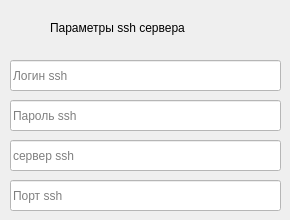
    <widget class="QWidget" name="tab_2">
     <attribute name="title">
      <string>настройки SSH</string>
     </attribute>
     <widget class="QLabel" name="label">
      <property name="geometry">
       <rect>
        <x>50</x>
        <y>20</y>
        <width>171</width>
        <height>16</height>
       </rect>
      </property>
      <property name="text">
       <string>Параметры ssh сервера</string>
      </property>
     </widget>
     <widget class="QLineEdit" name="lineEdit_4">
      <property name="geometry">
       <rect>
        <x>10</x>
        <y>60</y>
        <width>271</width>
        <height>31</height>
       </rect>
      </property>
      <property name="palette">
       <palette>
        <active>
         <colorrole role="WindowText">
          <brush brushstyle="SolidPattern">
           <color alpha="255">
            <red>0</red>
            <green>0</green>
            <blue>0</blue>
           </color>
          </brush>
         </colorrole>
         <colorrole role="Button">
          <brush brushstyle="SolidPattern">
           <color alpha="255">
            <red>255</red>
            <green>255</green>
            <blue>255</blue>
           </color>
          </brush>
         </colorrole>
         <colorrole role="Text">
          <brush brushstyle="SolidPattern">
           <color alpha="255">
            <red>0</red>
            <green>0</green>
            <blue>0</blue>
           </color>
          </brush>
         </colorrole>
         <colorrole role="ButtonText">
          <brush brushstyle="SolidPattern">
           <color alpha="255">
            <red>0</red>
            <green>0</green>
            <blue>0</blue>
           </color>
          </brush>
         </colorrole>
         <colorrole role="Base">
          <brush brushstyle="SolidPattern">
           <color alpha="255">
            <red>255</red>
            <green>255</green>
            <blue>255</blue>
           </color>
          </brush>
         </colorrole>
         <colorrole role="Window">
          <brush brushstyle="SolidPattern">
           <color alpha="255">
            <red>255</red>
            <green>255</green>
            <blue>255</blue>
           </color>
          </brush>
         </colorrole>
        </active>
        <inactive>
         <colorrole role="WindowText">
          <brush brushstyle="SolidPattern">
           <color alpha="255">
            <red>0</red>
            <green>0</green>
            <blue>0</blue>
           </color>
          </brush>
         </colorrole>
         <colorrole role="Button">
          <brush brushstyle="SolidPattern">
           <color alpha="255">
            <red>255</red>
            <green>255</green>
            <blue>255</blue>
           </color>
          </brush>
         </colorrole>
         <colorrole role="Text">
          <brush brushstyle="SolidPattern">
           <color alpha="255">
            <red>0</red>
            <green>0</green>
            <blue>0</blue>
           </color>
          </brush>
         </colorrole>
         <colorrole role="ButtonText">
          <brush brushstyle="SolidPattern">
           <color alpha="255">
            <red>0</red>
            <green>0</green>
            <blue>0</blue>
           </color>
          </brush>
         </colorrole>
         <colorrole role="Base">
          <brush brushstyle="SolidPattern">
           <color alpha="255">
            <red>255</red>
            <green>255</green>
            <blue>255</blue>
           </color>
          </brush>
         </colorrole>
         <colorrole role="Window">
          <brush brushstyle="SolidPattern">
           <color alpha="255">
            <red>255</red>
            <green>255</green>
            <blue>255</blue>
           </color>
          </brush>
         </colorrole>
        </inactive>
        <disabled>
         <colorrole role="WindowText">
          <brush brushstyle="SolidPattern">
           <color alpha="255">
            <red>0</red>
            <green>0</green>
            <blue>0</blue>
           </color>
          </brush>
         </colorrole>
         <colorrole role="Button">
          <brush brushstyle="SolidPattern">
           <color alpha="255">
            <red>255</red>
            <green>255</green>
            <blue>255</blue>
           </color>
          </brush>
         </colorrole>
         <colorrole role="Text">
          <brush brushstyle="SolidPattern">
           <color alpha="255">
            <red>0</red>
            <green>0</green>
            <blue>0</blue>
           </color>
          </brush>
         </colorrole>
         <colorrole role="ButtonText">
          <brush brushstyle="SolidPattern">
           <color alpha="255">
            <red>0</red>
            <green>0</green>
            <blue>0</blue>
           </color>
          </brush>
         </colorrole>
         <colorrole role="Base">
          <brush brushstyle="SolidPattern">
           <color alpha="255">
            <red>255</red>
            <green>255</green>
            <blue>255</blue>
           </color>
          </brush>
         </colorrole>
         <colorrole role="Window">
          <brush brushstyle="SolidPattern">
           <color alpha="255">
            <red>255</red>
            <green>255</green>
            <blue>255</blue>
           </color>
          </brush>
         </colorrole>
        </disabled>
       </palette>
      </property>
      <property name="placeholderText">
       <string>Логин ssh</string>
      </property>
     </widget>
     <widget class="QLineEdit" name="lineEdit_5">
      <property name="geometry">
       <rect>
        <x>10</x>
        <y>100</y>
        <width>271</width>
        <height>31</height>
       </rect>
      </property>
      <property name="palette">
       <palette>
        <active>
         <colorrole role="WindowText">
          <brush brushstyle="SolidPattern">
           <color alpha="255">
            <red>0</red>
            <green>0</green>
            <blue>0</blue>
           </color>
          </brush>
         </colorrole>
         <colorrole role="Button">
          <brush brushstyle="SolidPattern">
           <color alpha="255">
            <red>255</red>
            <green>255</green>
            <blue>255</blue>
           </color>
          </brush>
         </colorrole>
         <colorrole role="Text">
          <brush brushstyle="SolidPattern">
           <color alpha="255">
            <red>0</red>
            <green>0</green>
            <blue>0</blue>
           </color>
          </brush>
         </colorrole>
         <colorrole role="ButtonText">
          <brush brushstyle="SolidPattern">
           <color alpha="255">
            <red>0</red>
            <green>0</green>
            <blue>0</blue>
           </color>
          </brush>
         </colorrole>
         <colorrole role="Base">
          <brush brushstyle="SolidPattern">
           <color alpha="255">
            <red>255</red>
            <green>255</green>
            <blue>255</blue>
           </color>
          </brush>
         </colorrole>
         <colorrole role="Window">
          <brush brushstyle="SolidPattern">
           <color alpha="255">
            <red>255</red>
            <green>255</green>
            <blue>255</blue>
           </color>
          </brush>
         </colorrole>
        </active>
        <inactive>
         <colorrole role="WindowText">
          <brush brushstyle="SolidPattern">
           <color alpha="255">
            <red>0</red>
            <green>0</green>
            <blue>0</blue>
           </color>
          </brush>
         </colorrole>
         <colorrole role="Button">
          <brush brushstyle="SolidPattern">
           <color alpha="255">
            <red>255</red>
            <green>255</green>
            <blue>255</blue>
           </color>
          </brush>
         </colorrole>
         <colorrole role="Text">
          <brush brushstyle="SolidPattern">
           <color alpha="255">
            <red>0</red>
            <green>0</green>
            <blue>0</blue>
           </color>
          </brush>
         </colorrole>
         <colorrole role="ButtonText">
          <brush brushstyle="SolidPattern">
           <color alpha="255">
            <red>0</red>
            <green>0</green>
            <blue>0</blue>
           </color>
          </brush>
         </colorrole>
         <colorrole role="Base">
          <brush brushstyle="SolidPattern">
           <color alpha="255">
            <red>255</red>
            <green>255</green>
            <blue>255</blue>
           </color>
          </brush>
         </colorrole>
         <colorrole role="Window">
          <brush brushstyle="SolidPattern">
           <color alpha="255">
            <red>255</red>
            <green>255</green>
            <blue>255</blue>
           </color>
          </brush>
         </colorrole>
        </inactive>
        <disabled>
         <colorrole role="WindowText">
          <brush brushstyle="SolidPattern">
           <color alpha="255">
            <red>0</red>
            <green>0</green>
            <blue>0</blue>
           </color>
          </brush>
         </colorrole>
         <colorrole role="Button">
          <brush brushstyle="SolidPattern">
           <color alpha="255">
            <red>255</red>
            <green>255</green>
            <blue>255</blue>
           </color>
          </brush>
         </colorrole>
         <colorrole role="Text">
          <brush brushstyle="SolidPattern">
           <color alpha="255">
            <red>0</red>
            <green>0</green>
            <blue>0</blue>
           </color>
          </brush>
         </colorrole>
         <colorrole role="ButtonText">
          <brush brushstyle="SolidPattern">
           <color alpha="255">
            <red>0</red>
            <green>0</green>
            <blue>0</blue>
           </color>
          </brush>
         </colorrole>
         <colorrole role="Base">
          <brush brushstyle="SolidPattern">
           <color alpha="255">
            <red>255</red>
            <green>255</green>
            <blue>255</blue>
           </color>
          </brush>
         </colorrole>
         <colorrole role="Window">
          <brush brushstyle="SolidPattern">
           <color alpha="255">
            <red>255</red>
            <green>255</green>
            <blue>255</blue>
           </color>
          </brush>
         </colorrole>
        </disabled>
       </palette>
      </property>
      <property name="echoMode">
       <enum>QLineEdit::Password</enum>
      </property>
      <property name="placeholderText">
       <string>Пароль ssh</string>
      </property>
     </widget>
     <widget class="QLineEdit" name="lineEdit_6">
      <property name="geometry">
       <rect>
        <x>10</x>
        <y>140</y>
        <width>271</width>
        <height>31</height>
       </rect>
      </property>
      <property name="palette">
       <palette>
        <active>
         <colorrole role="WindowText">
          <brush brushstyle="SolidPattern">
           <color alpha="255">
            <red>0</red>
            <green>0</green>
            <blue>0</blue>
           </color>
          </brush>
         </colorrole>
         <colorrole role="Button">
          <brush brushstyle="SolidPattern">
           <color alpha="255">
            <red>255</red>
            <green>255</green>
            <blue>255</blue>
           </color>
          </brush>
         </colorrole>
         <colorrole role="Text">
          <brush brushstyle="SolidPattern">
           <color alpha="255">
            <red>0</red>
            <green>0</green>
            <blue>0</blue>
           </color>
          </brush>
         </colorrole>
         <colorrole role="ButtonText">
          <brush brushstyle="SolidPattern">
           <color alpha="255">
            <red>0</red>
            <green>0</green>
            <blue>0</blue>
           </color>
          </brush>
         </colorrole>
         <colorrole role="Base">
          <brush brushstyle="SolidPattern">
           <color alpha="255">
            <red>255</red>
            <green>255</green>
            <blue>255</blue>
           </color>
          </brush>
         </colorrole>
         <colorrole role="Window">
          <brush brushstyle="SolidPattern">
           <color alpha="255">
            <red>255</red>
            <green>255</green>
            <blue>255</blue>
           </color>
          </brush>
         </colorrole>
        </active>
        <inactive>
         <colorrole role="WindowText">
          <brush brushstyle="SolidPattern">
           <color alpha="255">
            <red>0</red>
            <green>0</green>
            <blue>0</blue>
           </color>
          </brush>
         </colorrole>
         <colorrole role="Button">
          <brush brushstyle="SolidPattern">
           <color alpha="255">
            <red>255</red>
            <green>255</green>
            <blue>255</blue>
           </color>
          </brush>
         </colorrole>
         <colorrole role="Text">
          <brush brushstyle="SolidPattern">
           <color alpha="255">
            <red>0</red>
            <green>0</green>
            <blue>0</blue>
           </color>
          </brush>
         </colorrole>
         <colorrole role="ButtonText">
          <brush brushstyle="SolidPattern">
           <color alpha="255">
            <red>0</red>
            <green>0</green>
            <blue>0</blue>
           </color>
          </brush>
         </colorrole>
         <colorrole role="Base">
          <brush brushstyle="SolidPattern">
           <color alpha="255">
            <red>255</red>
            <green>255</green>
            <blue>255</blue>
           </color>
          </brush>
         </colorrole>
         <colorrole role="Window">
          <brush brushstyle="SolidPattern">
           <color alpha="255">
            <red>255</red>
            <green>255</green>
            <blue>255</blue>
           </color>
          </brush>
         </colorrole>
        </inactive>
        <disabled>
         <colorrole role="WindowText">
          <brush brushstyle="SolidPattern">
           <color alpha="255">
            <red>0</red>
            <green>0</green>
            <blue>0</blue>
           </color>
          </brush>
         </colorrole>
         <colorrole role="Button">
          <brush brushstyle="SolidPattern">
           <color alpha="255">
            <red>255</red>
            <green>255</green>
            <blue>255</blue>
           </color>
          </brush>
         </colorrole>
         <colorrole role="Text">
          <brush brushstyle="SolidPattern">
           <color alpha="255">
            <red>0</red>
            <green>0</green>
            <blue>0</blue>
           </color>
          </brush>
         </colorrole>
         <colorrole role="ButtonText">
          <brush brushstyle="SolidPattern">
           <color alpha="255">
            <red>0</red>
            <green>0</green>
            <blue>0</blue>
           </color>
          </brush>
         </colorrole>
         <colorrole role="Base">
          <brush brushstyle="SolidPattern">
           <color alpha="255">
            <red>255</red>
            <green>255</green>
            <blue>255</blue>
           </color>
          </brush>
         </colorrole>
         <colorrole role="Window">
          <brush brushstyle="SolidPattern">
           <color alpha="255">
            <red>255</red>
            <green>255</green>
            <blue>255</blue>
           </color>
          </brush>
         </colorrole>
        </disabled>
       </palette>
      </property>
      <property name="placeholderText">
       <string>сервер ssh</string>
      </property>
     </widget>
     <widget class="QLineEdit" name="lineEdit_7">
      <property name="geometry">
       <rect>
        <x>10</x>
        <y>180</y>
        <width>271</width>
        <height>31</height>
       </rect>
      </property>
      <property name="palette">
       <palette>
        <active>
         <colorrole role="WindowText">
          <brush brushstyle="SolidPattern">
           <color alpha="255">
            <red>0</red>
            <green>0</green>
            <blue>0</blue>
           </color>
          </brush>
         </colorrole>
         <colorrole role="Button">
          <brush brushstyle="SolidPattern">
           <color alpha="255">
            <red>255</red>
            <green>255</green>
            <blue>255</blue>
           </color>
          </brush>
         </colorrole>
         <colorrole role="Text">
          <brush brushstyle="SolidPattern">
           <color alpha="255">
            <red>0</red>
            <green>0</green>
            <blue>0</blue>
           </color>
          </brush>
         </colorrole>
         <colorrole role="ButtonText">
          <brush brushstyle="SolidPattern">
           <color alpha="255">
            <red>0</red>
            <green>0</green>
            <blue>0</blue>
           </color>
          </brush>
         </colorrole>
         <colorrole role="Base">
          <brush brushstyle="SolidPattern">
           <color alpha="255">
            <red>255</red>
            <green>255</green>
            <blue>255</blue>
           </color>
          </brush>
         </colorrole>
         <colorrole role="Window">
          <brush brushstyle="SolidPattern">
           <color alpha="255">
            <red>255</red>
            <green>255</green>
            <blue>255</blue>
           </color>
          </brush>
         </colorrole>
        </active>
        <inactive>
         <colorrole role="WindowText">
          <brush brushstyle="SolidPattern">
           <color alpha="255">
            <red>0</red>
            <green>0</green>
            <blue>0</blue>
           </color>
          </brush>
         </colorrole>
         <colorrole role="Button">
          <brush brushstyle="SolidPattern">
           <color alpha="255">
            <red>255</red>
            <green>255</green>
            <blue>255</blue>
           </color>
          </brush>
         </colorrole>
         <colorrole role="Text">
          <brush brushstyle="SolidPattern">
           <color alpha="255">
            <red>0</red>
            <green>0</green>
            <blue>0</blue>
           </color>
          </brush>
         </colorrole>
         <colorrole role="ButtonText">
          <brush brushstyle="SolidPattern">
           <color alpha="255">
            <red>0</red>
            <green>0</green>
            <blue>0</blue>
           </color>
          </brush>
         </colorrole>
         <colorrole role="Base">
          <brush brushstyle="SolidPattern">
           <color alpha="255">
            <red>255</red>
            <green>255</green>
            <blue>255</blue>
           </color>
          </brush>
         </colorrole>
         <colorrole role="Window">
          <brush brushstyle="SolidPattern">
           <color alpha="255">
            <red>255</red>
            <green>255</green>
            <blue>255</blue>
           </color>
          </brush>
         </colorrole>
        </inactive>
        <disabled>
         <colorrole role="WindowText">
          <brush brushstyle="SolidPattern">
           <color alpha="255">
            <red>0</red>
            <green>0</green>
            <blue>0</blue>
           </color>
          </brush>
         </colorrole>
         <colorrole role="Button">
          <brush brushstyle="SolidPattern">
           <color alpha="255">
            <red>255</red>
            <green>255</green>
            <blue>255</blue>
           </color>
          </brush>
         </colorrole>
         <colorrole role="Text">
          <brush brushstyle="SolidPattern">
           <color alpha="255">
            <red>0</red>
            <green>0</green>
            <blue>0</blue>
           </color>
          </brush>
         </colorrole>
         <colorrole role="ButtonText">
          <brush brushstyle="SolidPattern">
           <color alpha="255">
            <red>0</red>
            <green>0</green>
            <blue>0</blue>
           </color>
          </brush>
         </colorrole>
         <colorrole role="Base">
          <brush brushstyle="SolidPattern">
           <color alpha="255">
            <red>255</red>
            <green>255</green>
            <blue>255</blue>
           </color>
          </brush>
         </colorrole>
         <colorrole role="Window">
          <brush brushstyle="SolidPattern">
           <color alpha="255">
            <red>255</red>
            <green>255</green>
            <blue>255</blue>
           </color>
          </brush>
         </colorrole>
        </disabled>
       </palette>
      </property>
      <property name="placeholderText">
       <string>Порт ssh</string>
      </property>
     </widget>
    </widget>
